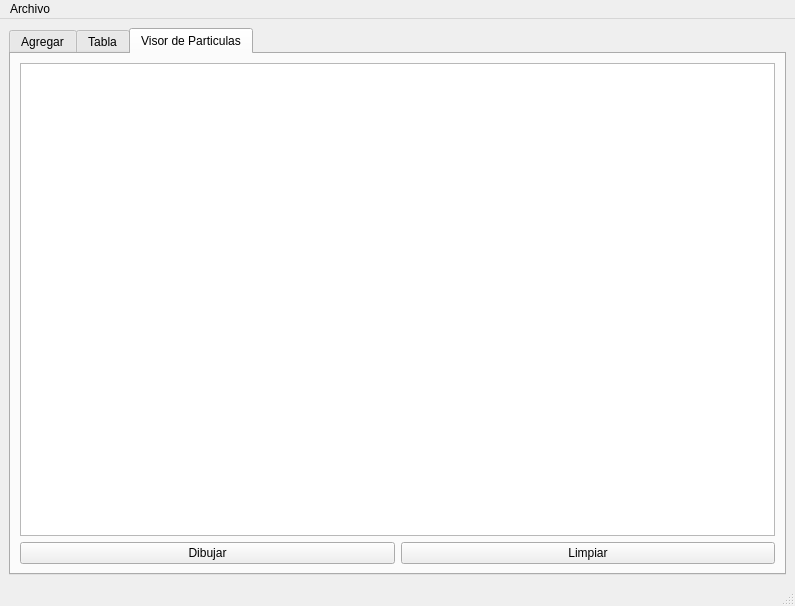
<?xml version="1.0" encoding="UTF-8"?>
<ui version="4.0">
 <class>MainWindow</class>
 <widget class="QMainWindow" name="MainWindow">
  <property name="geometry">
   <rect>
    <x>0</x>
    <y>0</y>
    <width>795</width>
    <height>606</height>
   </rect>
  </property>
  <property name="font">
   <font>
    <family>MS Sans Serif</family>
   </font>
  </property>
  <property name="windowTitle">
   <string>MainWindow</string>
  </property>
  <widget class="QWidget" name="centralwidget">
   <layout class="QVBoxLayout" name="verticalLayout">
    <item>
     <widget class="QTabWidget" name="tabWidget">
      <property name="currentIndex">
       <number>2</number>
      </property>
      <widget class="QWidget" name="tab">
       <attribute name="title">
        <string>Agregar</string>
       </attribute>
       <widget class="QGroupBox" name="groupBox">
        <property name="geometry">
         <rect>
          <x>10</x>
          <y>20</y>
          <width>751</width>
          <height>500</height>
         </rect>
        </property>
        <property name="title">
         <string>Particula</string>
        </property>
        <widget class="QSpinBox" name="ID">
         <property name="geometry">
          <rect>
           <x>40</x>
           <y>30</y>
           <width>141</width>
           <height>22</height>
          </rect>
         </property>
         <property name="accelerated">
          <bool>false</bool>
         </property>
         <property name="maximum">
          <number>10000000</number>
         </property>
        </widget>
        <widget class="QSpinBox" name="Velocidad">
         <property name="geometry">
          <rect>
           <x>240</x>
           <y>230</y>
           <width>111</width>
           <height>31</height>
          </rect>
         </property>
         <property name="maximum">
          <number>1000000</number>
         </property>
        </widget>
        <widget class="QGroupBox" name="groupBox_2">
         <property name="geometry">
          <rect>
           <x>20</x>
           <y>230</y>
           <width>151</width>
           <height>258</height>
          </rect>
         </property>
         <property name="title">
          <string>Color(RVA)</string>
         </property>
         <widget class="QScrollBar" name="Verde">
          <property name="geometry">
           <rect>
            <x>90</x>
            <y>20</y>
            <width>17</width>
            <height>191</height>
           </rect>
          </property>
          <property name="maximum">
           <number>255</number>
          </property>
          <property name="orientation">
           <enum>Qt::Vertical</enum>
          </property>
         </widget>
         <widget class="QScrollBar" name="Azul">
          <property name="geometry">
           <rect>
            <x>50</x>
            <y>20</y>
            <width>17</width>
            <height>191</height>
           </rect>
          </property>
          <property name="maximum">
           <number>255</number>
          </property>
          <property name="orientation">
           <enum>Qt::Vertical</enum>
          </property>
         </widget>
         <widget class="QLabel" name="label">
          <property name="geometry">
           <rect>
            <x>10</x>
            <y>220</y>
            <width>31</width>
            <height>16</height>
           </rect>
          </property>
          <property name="text">
           <string>Rojo</string>
          </property>
         </widget>
         <widget class="QLabel" name="label_2">
          <property name="geometry">
           <rect>
            <x>90</x>
            <y>220</y>
            <width>41</width>
            <height>16</height>
           </rect>
          </property>
          <property name="text">
           <string>Verde</string>
          </property>
         </widget>
         <widget class="QLabel" name="label_3">
          <property name="geometry">
           <rect>
            <x>50</x>
            <y>220</y>
            <width>31</width>
            <height>16</height>
           </rect>
          </property>
          <property name="text">
           <string>Azul</string>
          </property>
         </widget>
         <widget class="QScrollBar" name="Rojo">
          <property name="geometry">
           <rect>
            <x>10</x>
            <y>23</y>
            <width>17</width>
            <height>191</height>
           </rect>
          </property>
          <property name="maximum">
           <number>255</number>
          </property>
          <property name="orientation">
           <enum>Qt::Vertical</enum>
          </property>
         </widget>
        </widget>
        <widget class="QLabel" name="label_4">
         <property name="geometry">
          <rect>
           <x>20</x>
           <y>30</y>
           <width>47</width>
           <height>20</height>
          </rect>
         </property>
         <property name="text">
          <string>ID</string>
         </property>
        </widget>
        <widget class="QGroupBox" name="groupBox_3">
         <property name="geometry">
          <rect>
           <x>10</x>
           <y>60</y>
           <width>361</width>
           <height>71</height>
          </rect>
         </property>
         <property name="title">
          <string>Origen</string>
         </property>
         <widget class="QLabel" name="label_5">
          <property name="geometry">
           <rect>
            <x>10</x>
            <y>20</y>
            <width>20</width>
            <height>20</height>
           </rect>
          </property>
          <property name="text">
           <string>X</string>
          </property>
         </widget>
         <widget class="QScrollBar" name="OrigenX">
          <property name="geometry">
           <rect>
            <x>30</x>
            <y>20</y>
            <width>321</width>
            <height>16</height>
           </rect>
          </property>
          <property name="maximum">
           <number>500</number>
          </property>
          <property name="orientation">
           <enum>Qt::Horizontal</enum>
          </property>
         </widget>
         <widget class="QLabel" name="label_6">
          <property name="geometry">
           <rect>
            <x>10</x>
            <y>50</y>
            <width>16</width>
            <height>16</height>
           </rect>
          </property>
          <property name="text">
           <string>Y</string>
          </property>
         </widget>
         <widget class="QScrollBar" name="OrigenY">
          <property name="geometry">
           <rect>
            <x>30</x>
            <y>50</y>
            <width>321</width>
            <height>16</height>
           </rect>
          </property>
          <property name="maximum">
           <number>500</number>
          </property>
          <property name="orientation">
           <enum>Qt::Horizontal</enum>
          </property>
         </widget>
        </widget>
        <widget class="QGroupBox" name="groupBox_4">
         <property name="geometry">
          <rect>
           <x>10</x>
           <y>140</y>
           <width>361</width>
           <height>80</height>
          </rect>
         </property>
         <property name="title">
          <string>Destino</string>
         </property>
         <widget class="QScrollBar" name="DestinoX">
          <property name="geometry">
           <rect>
            <x>30</x>
            <y>30</y>
            <width>321</width>
            <height>16</height>
           </rect>
          </property>
          <property name="maximum">
           <number>500</number>
          </property>
          <property name="orientation">
           <enum>Qt::Horizontal</enum>
          </property>
         </widget>
         <widget class="QLabel" name="label_7">
          <property name="geometry">
           <rect>
            <x>10</x>
            <y>30</y>
            <width>20</width>
            <height>20</height>
           </rect>
          </property>
          <property name="text">
           <string>X</string>
          </property>
         </widget>
         <widget class="QLabel" name="label_8">
          <property name="geometry">
           <rect>
            <x>10</x>
            <y>50</y>
            <width>20</width>
            <height>20</height>
           </rect>
          </property>
          <property name="text">
           <string>Y</string>
          </property>
         </widget>
         <widget class="QScrollBar" name="DestinoY">
          <property name="geometry">
           <rect>
            <x>30</x>
            <y>60</y>
            <width>321</width>
            <height>16</height>
           </rect>
          </property>
          <property name="maximum">
           <number>500</number>
          </property>
          <property name="orientation">
           <enum>Qt::Horizontal</enum>
          </property>
         </widget>
        </widget>
        <widget class="QLabel" name="label_9">
         <property name="geometry">
          <rect>
           <x>170</x>
           <y>230</y>
           <width>71</width>
           <height>31</height>
          </rect>
         </property>
         <property name="text">
          <string>Velocidad</string>
         </property>
        </widget>
        <widget class="QPushButton" name="Mostrar">
         <property name="geometry">
          <rect>
           <x>200</x>
           <y>410</y>
           <width>151</width>
           <height>71</height>
          </rect>
         </property>
         <property name="text">
          <string>Mostrar</string>
         </property>
        </widget>
        <widget class="QPlainTextEdit" name="salida">
         <property name="geometry">
          <rect>
           <x>383</x>
           <y>20</y>
           <width>361</width>
           <height>471</height>
          </rect>
         </property>
        </widget>
        <widget class="QPushButton" name="Iniciocap">
         <property name="geometry">
          <rect>
           <x>200</x>
           <y>300</y>
           <width>151</width>
           <height>41</height>
          </rect>
         </property>
         <property name="text">
          <string>Capturar Inicio</string>
         </property>
        </widget>
        <widget class="QPushButton" name="finalcap">
         <property name="geometry">
          <rect>
           <x>200</x>
           <y>350</y>
           <width>151</width>
           <height>41</height>
          </rect>
         </property>
         <property name="text">
          <string>Capturar Final</string>
         </property>
        </widget>
        <widget class="QPlainTextEdit" name="NumAct">
         <property name="geometry">
          <rect>
           <x>200</x>
           <y>20</y>
           <width>171</width>
           <height>41</height>
          </rect>
         </property>
        </widget>
       </widget>
      </widget>
      <widget class="QWidget" name="tab_2">
       <attribute name="title">
        <string>Tabla</string>
       </attribute>
       <layout class="QGridLayout" name="gridLayout">
        <item row="0" column="0" colspan="3">
         <widget class="QTableWidget" name="Tabla"/>
        </item>
        <item row="1" column="0">
         <widget class="QLineEdit" name="LineadeBusqueda">
          <property name="placeholderText">
           <string>ID de la Particula</string>
          </property>
         </widget>
        </item>
        <item row="1" column="1">
         <widget class="QPushButton" name="Buscar_push">
          <property name="text">
           <string>Buscar</string>
          </property>
         </widget>
        </item>
        <item row="1" column="2">
         <widget class="QPushButton" name="Mostrartabla_push">
          <property name="text">
           <string>Mostrar</string>
          </property>
         </widget>
        </item>
       </layout>
      </widget>
      <widget class="QWidget" name="tab_3">
       <attribute name="title">
        <string>Visor de Particulas</string>
       </attribute>
       <layout class="QGridLayout" name="gridLayout_2">
        <item row="0" column="0" colspan="2">
         <widget class="QGraphicsView" name="graphicsView"/>
        </item>
        <item row="1" column="0">
         <widget class="QPushButton" name="Dibujarpush">
          <property name="text">
           <string>Dibujar</string>
          </property>
         </widget>
        </item>
        <item row="1" column="1">
         <widget class="QPushButton" name="Limpiarpush">
          <property name="text">
           <string>Limpiar</string>
          </property>
         </widget>
        </item>
       </layout>
      </widget>
     </widget>
    </item>
   </layout>
  </widget>
  <widget class="QMenuBar" name="menubar">
   <property name="geometry">
    <rect>
     <x>0</x>
     <y>0</y>
     <width>795</width>
     <height>22</height>
    </rect>
   </property>
   <widget class="QMenu" name="menuArchivos">
    <property name="title">
     <string>Archivo</string>
    </property>
    <addaction name="actionAbrir"/>
    <addaction name="actionGuardar"/>
   </widget>
   <addaction name="menuArchivos"/>
  </widget>
  <widget class="QStatusBar" name="statusbar"/>
  <action name="actionAbrir">
   <property name="text">
    <string>Accion Abrir</string>
   </property>
   <property name="shortcut">
    <string>Ctrl+O</string>
   </property>
  </action>
  <action name="actionGuardar">
   <property name="text">
    <string>Accion Guardar</string>
   </property>
   <property name="shortcut">
    <string>Ctrl+S</string>
   </property>
  </action>
 </widget>
 <resources/>
 <connections/>
</ui>
